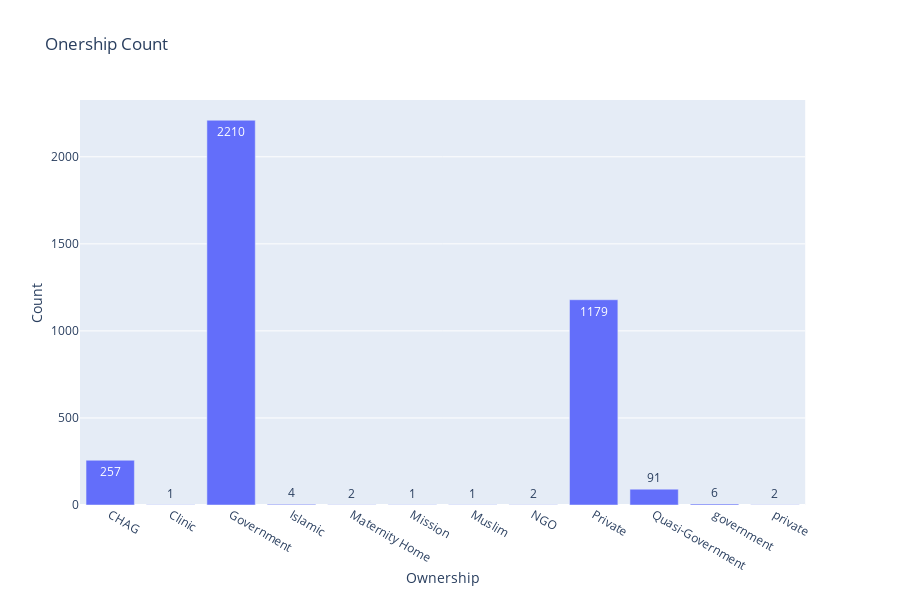

Notebook source saved alongside this figure:
### Code cell
px.bar(ownership_group,x='Ownership',y='Count',text='Count',title='Onership Count')

### Figure 1 — Plotly figure (JSON) as saved in the notebook; plotly's stock layout.template omitted (floating-point values rounded to 4 significant figures)
{"data": [{"alignmentgroup": "True", "hoverlabel": {"namelength": 0}, "hovertemplate": "Ownership=%{x}<br>Count=%{text}", "legendgroup": "", "marker": {"color": "#636efa"}, "name": "", "offsetgroup": "", "orientation": "v", "showlegend": false, "text": [257, 1, 2210, 4, 2, 1, 1, 2, 1179, 91, 6, 2], "textposition": "auto", "type": "bar", "x": ["CHAG", "Clinic", "Government", "Islamic", "Maternity Home", "Mission", "Muslim", "NGO", "Private", "Quasi-Government", "government", "private"], "xaxis": "x", "y": [257, 1, 2210, 4, 2, 1, 1, 2, 1179, 91, 6, 2], "yaxis": "y"}], "layout": {"barmode": "relative", "height": 600, "legend": {"tracegroupgap": 0}, "title": {"text": "Onership Count"}, "xaxis": {"anchor": "y", "domain": [0, 0.98], "title": {"text": "Ownership"}}, "yaxis": {"anchor": "x", "domain": [0, 1], "title": {"text": "Count"}}}}
